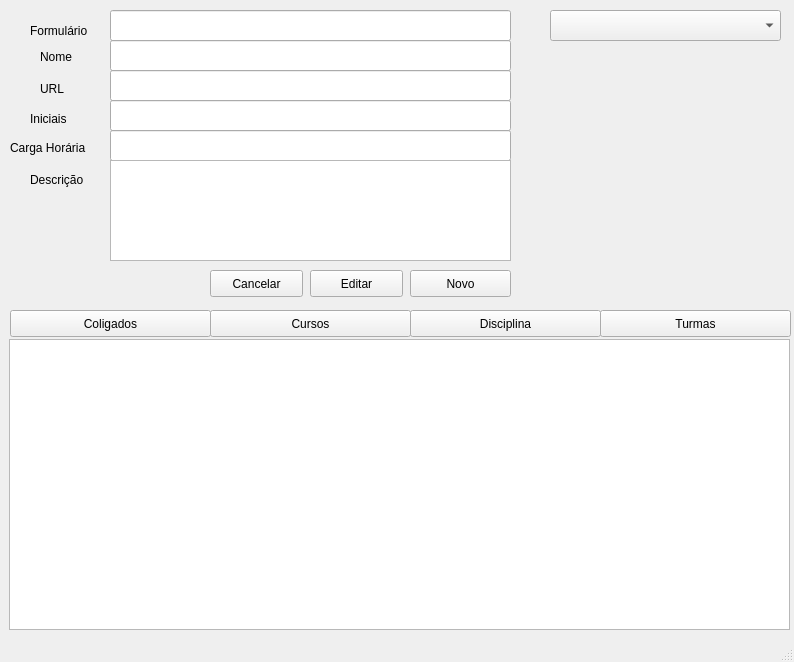
<?xml version="1.0" encoding="UTF-8"?>
<ui version="4.0">
 <class>MainWindow</class>
 <widget class="QMainWindow" name="MainWindow">
  <property name="geometry">
   <rect>
    <x>0</x>
    <y>0</y>
    <width>794</width>
    <height>662</height>
   </rect>
  </property>
  <property name="windowTitle">
   <string>MainWindow</string>
  </property>
  <widget class="QWidget" name="centralwidget">
   <widget class="QLabel" name="name_label">
    <property name="geometry">
     <rect>
      <x>40</x>
      <y>47</y>
      <width>62</width>
      <height>20</height>
     </rect>
    </property>
    <property name="text">
     <string>Nome</string>
    </property>
   </widget>
   <widget class="QLineEdit" name="name">
    <property name="geometry">
     <rect>
      <x>110</x>
      <y>40</y>
      <width>401</width>
      <height>31</height>
     </rect>
    </property>
   </widget>
   <widget class="QLabel" name="path_label">
    <property name="geometry">
     <rect>
      <x>40</x>
      <y>80</y>
      <width>62</width>
      <height>17</height>
     </rect>
    </property>
    <property name="text">
     <string>URL</string>
    </property>
   </widget>
   <widget class="QLabel" name="form">
    <property name="geometry">
     <rect>
      <x>30</x>
      <y>20</y>
      <width>71</width>
      <height>21</height>
     </rect>
    </property>
    <property name="text">
     <string>Formulário</string>
    </property>
   </widget>
   <widget class="QLineEdit" name="lineEdit_2">
    <property name="geometry">
     <rect>
      <x>110</x>
      <y>10</y>
      <width>401</width>
      <height>31</height>
     </rect>
    </property>
   </widget>
   <widget class="QLineEdit" name="path">
    <property name="geometry">
     <rect>
      <x>110</x>
      <y>70</y>
      <width>401</width>
      <height>31</height>
     </rect>
    </property>
   </widget>
   <widget class="QLabel" name="initials_label">
    <property name="geometry">
     <rect>
      <x>30</x>
      <y>110</y>
      <width>62</width>
      <height>17</height>
     </rect>
    </property>
    <property name="text">
     <string>Iniciais</string>
    </property>
   </widget>
   <widget class="QLineEdit" name="initials">
    <property name="geometry">
     <rect>
      <x>110</x>
      <y>100</y>
      <width>401</width>
      <height>31</height>
     </rect>
    </property>
   </widget>
   <widget class="QLabel" name="workload_label">
    <property name="geometry">
     <rect>
      <x>10</x>
      <y>137</y>
      <width>91</width>
      <height>21</height>
     </rect>
    </property>
    <property name="text">
     <string>Carga Horária</string>
    </property>
   </widget>
   <widget class="QLineEdit" name="workload">
    <property name="geometry">
     <rect>
      <x>110</x>
      <y>130</y>
      <width>401</width>
      <height>31</height>
     </rect>
    </property>
   </widget>
   <widget class="QLabel" name="label">
    <property name="geometry">
     <rect>
      <x>30</x>
      <y>170</y>
      <width>71</width>
      <height>20</height>
     </rect>
    </property>
    <property name="text">
     <string>Descrição</string>
    </property>
   </widget>
   <widget class="QComboBox" name="comboBox">
    <property name="geometry">
     <rect>
      <x>550</x>
      <y>10</y>
      <width>231</width>
      <height>31</height>
     </rect>
    </property>
   </widget>
   <widget class="QTextEdit" name="textEdit">
    <property name="geometry">
     <rect>
      <x>110</x>
      <y>160</y>
      <width>401</width>
      <height>101</height>
     </rect>
    </property>
   </widget>
   <widget class="QWidget" name="verticalLayoutWidget">
    <property name="geometry">
     <rect>
      <x>9</x>
      <y>339</y>
      <width>781</width>
      <height>291</height>
     </rect>
    </property>
    <layout class="QVBoxLayout" name="verticalLayout">
     <item>
      <widget class="QListWidget" name="listWidget"/>
     </item>
    </layout>
   </widget>
   <widget class="QPushButton" name="submit">
    <property name="geometry">
     <rect>
      <x>410</x>
      <y>270</y>
      <width>101</width>
      <height>27</height>
     </rect>
    </property>
    <property name="text">
     <string>Novo</string>
    </property>
   </widget>
   <widget class="QPushButton" name="abort">
    <property name="geometry">
     <rect>
      <x>210</x>
      <y>270</y>
      <width>93</width>
      <height>27</height>
     </rect>
    </property>
    <property name="text">
     <string>Cancelar</string>
    </property>
   </widget>
   <widget class="QPushButton" name="enviroment">
    <property name="geometry">
     <rect>
      <x>10</x>
      <y>310</y>
      <width>201</width>
      <height>27</height>
     </rect>
    </property>
    <property name="text">
     <string>Coligados</string>
    </property>
   </widget>
   <widget class="QPushButton" name="course">
    <property name="geometry">
     <rect>
      <x>210</x>
      <y>310</y>
      <width>201</width>
      <height>27</height>
     </rect>
    </property>
    <property name="text">
     <string>Cursos</string>
    </property>
   </widget>
   <widget class="QPushButton" name="discipline">
    <property name="geometry">
     <rect>
      <x>410</x>
      <y>310</y>
      <width>191</width>
      <height>27</height>
     </rect>
    </property>
    <property name="text">
     <string>Disciplina</string>
    </property>
   </widget>
   <widget class="QPushButton" name="gang">
    <property name="geometry">
     <rect>
      <x>600</x>
      <y>310</y>
      <width>191</width>
      <height>27</height>
     </rect>
    </property>
    <property name="text">
     <string>Turmas</string>
    </property>
   </widget>
   <widget class="QPushButton" name="edit">
    <property name="geometry">
     <rect>
      <x>310</x>
      <y>270</y>
      <width>93</width>
      <height>27</height>
     </rect>
    </property>
    <property name="text">
     <string>Editar</string>
    </property>
   </widget>
  </widget>
  <widget class="QStatusBar" name="statusbar"/>
 </widget>
 <resources/>
 <connections/>
</ui>
